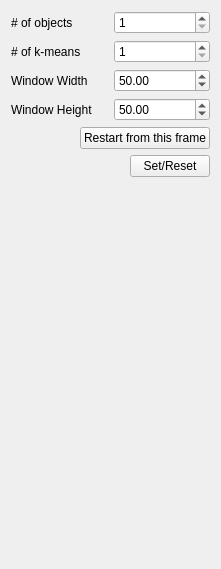
<?xml version="1.0" encoding="UTF-8"?>
<ui version="4.0">
 <class>CorrelationTrackingWidget</class>
 <widget class="QWidget" name="CorrelationTrackingWidget">
  <property name="geometry">
   <rect>
    <x>0</x>
    <y>0</y>
    <width>221</width>
    <height>569</height>
   </rect>
  </property>
  <property name="windowTitle">
   <string>Form</string>
  </property>
  <layout class="QVBoxLayout" name="verticalLayout_5">
   <item>
    <layout class="QVBoxLayout" name="verticalLayout_4">
     <item>
      <layout class="QHBoxLayout" name="horizontalLayout">
       <item>
        <widget class="QLabel" name="label">
         <property name="text">
          <string># of objects</string>
         </property>
        </widget>
       </item>
       <item>
        <widget class="QSpinBox" name="nObjectsSpinBox">
         <property name="minimum">
          <number>1</number>
         </property>
         <property name="maximum">
          <number>9999</number>
         </property>
        </widget>
       </item>
      </layout>
     </item>
     <item>
      <layout class="QHBoxLayout" name="horizontalLayout_6">
       <item>
        <widget class="QLabel" name="label_4">
         <property name="text">
          <string># of k-means</string>
         </property>
        </widget>
       </item>
       <item>
        <widget class="QSpinBox" name="nKmeansSpinBox">
         <property name="minimum">
          <number>1</number>
         </property>
         <property name="maximum">
          <number>9999</number>
         </property>
        </widget>
       </item>
      </layout>
     </item>
     <item>
      <layout class="QVBoxLayout" name="verticalLayout_3">
       <item>
        <layout class="QHBoxLayout" name="horizontalLayout_3">
         <item>
          <widget class="QLabel" name="label_2">
           <property name="text">
            <string>Window Width</string>
           </property>
          </widget>
         </item>
         <item>
          <widget class="QDoubleSpinBox" name="windowWidthSpinBox">
           <property name="minimum">
            <double>10.000000000000000</double>
           </property>
           <property name="maximum">
            <double>9999.989999999999782</double>
           </property>
           <property name="value">
            <double>50.000000000000000</double>
           </property>
          </widget>
         </item>
        </layout>
       </item>
       <item>
        <layout class="QHBoxLayout" name="horizontalLayout_2">
         <item>
          <widget class="QLabel" name="label_3">
           <property name="text">
            <string>Window Height</string>
           </property>
          </widget>
         </item>
         <item>
          <widget class="QDoubleSpinBox" name="windowHeightSpinBox">
           <property name="minimum">
            <double>10.000000000000000</double>
           </property>
           <property name="maximum">
            <double>9999.989999999999782</double>
           </property>
           <property name="value">
            <double>50.000000000000000</double>
           </property>
          </widget>
         </item>
        </layout>
       </item>
      </layout>
     </item>
     <item>
      <layout class="QHBoxLayout" name="horizontalLayout_4">
       <item>
        <spacer name="horizontalSpacer">
         <property name="orientation">
          <enum>Qt::Horizontal</enum>
         </property>
         <property name="sizeHint" stdset="0">
          <size>
           <width>40</width>
           <height>20</height>
          </size>
         </property>
        </spacer>
       </item>
       <item>
        <layout class="QVBoxLayout" name="verticalLayout_7">
         <item>
          <widget class="QPushButton" name="restartButton">
           <property name="text">
            <string>Restart from this frame</string>
           </property>
          </widget>
         </item>
         <item>
          <layout class="QHBoxLayout" name="horizontalLayout_5">
           <item>
            <spacer name="horizontalSpacer_2">
             <property name="orientation">
              <enum>Qt::Horizontal</enum>
             </property>
             <property name="sizeHint" stdset="0">
              <size>
               <width>40</width>
               <height>20</height>
              </size>
             </property>
            </spacer>
           </item>
           <item>
            <widget class="QPushButton" name="resetButton">
             <property name="sizePolicy">
              <sizepolicy hsizetype="Preferred" vsizetype="Preferred">
               <horstretch>0</horstretch>
               <verstretch>0</verstretch>
              </sizepolicy>
             </property>
             <property name="text">
              <string>Set/Reset</string>
             </property>
            </widget>
           </item>
          </layout>
         </item>
        </layout>
       </item>
      </layout>
     </item>
     <item>
      <spacer name="verticalSpacer">
       <property name="orientation">
        <enum>Qt::Vertical</enum>
       </property>
       <property name="sizeHint" stdset="0">
        <size>
         <width>20</width>
         <height>40</height>
        </size>
       </property>
      </spacer>
     </item>
    </layout>
   </item>
  </layout>
 </widget>
 <resources/>
 <connections/>
</ui>
